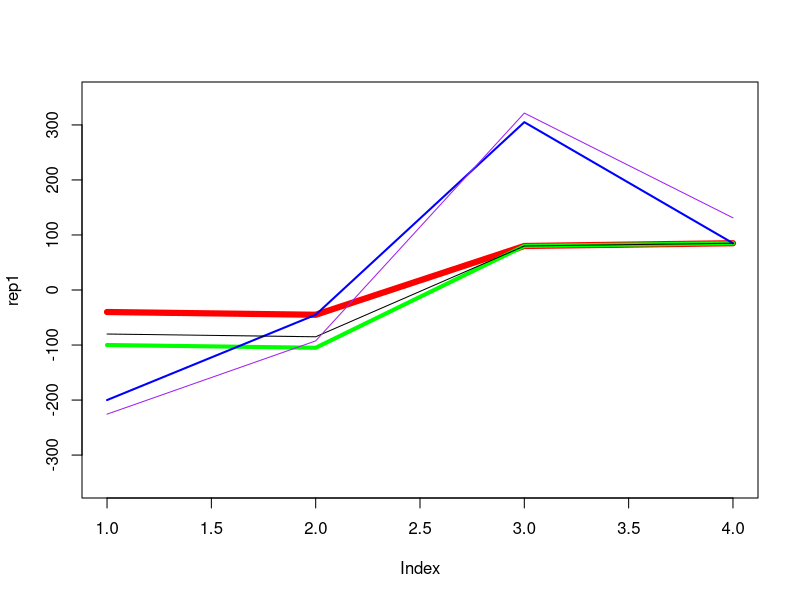
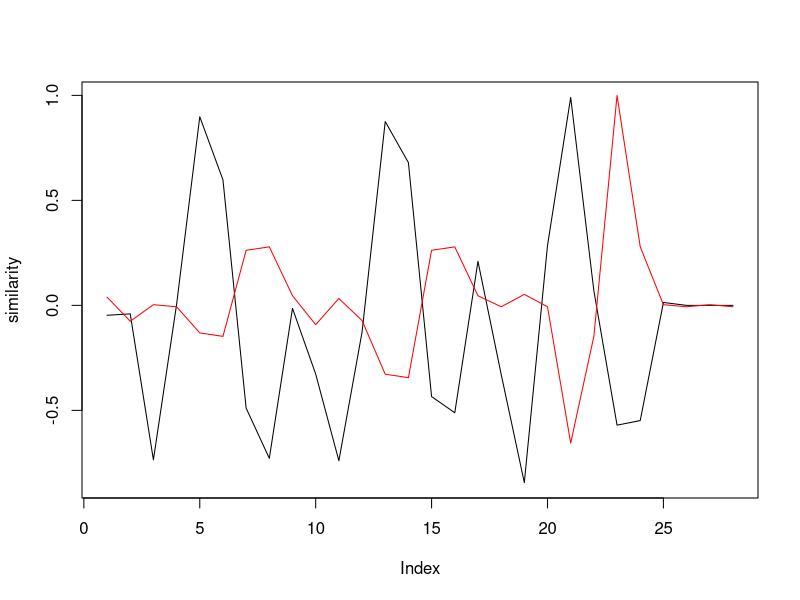

Generate these figures, in order, with R:
      #31201
      
      arm <- c(12,-23,1,-2,-40,-45,80,85,14,-28,10,-22,-100,-105,80,85,14,-2, 16,-2,-200,-45,305,85,1,-2,1,-2)
      
      #1 [-40,-45,80,85]
      #2 [-100,-105,80,85]
      #3 [-200,-45,305,85]
      rep1 <- c(-40,-45,80,85)
      rep2 <- c(-100,-105,80,85)
      rep3 <- c(-200,-45,305,85)
      
      repMat <- rep1 %*% t(rep1) + rep2 %*% t(rep2) + rep3 %*% t(rep3);
      mean1 <- (rep1+rep2+rep2)/3
      
      eigs <- eigen(repMat)
      
      plot(rep1, ylim=c(-350, 350), col="red", lwd=6, type="l")
      lines(rep2, col="green", lwd=4)
      lines(rep3, col="blue", lwd=2)
      lines(mean1)
      lines(eigs$vectors[,1]*sqrt(eigs$values[1]), col="purple", lwd=1)
      
      eigs$vectors[,1] %*% rep1
      
      similarity <- rep(0,length(arm))
      for (idx in seq(1,length(arm)-3))
      {
        patch <- arm[idx + seq(0,3)]
        patch <- patch / sqrt(sum(patch ^ 2))
        similarity[idx] <- (eigs$vectors[,1] %*% patch)
      }
      
      plot(similarity, type="l")
      lines(arm/max(arm), col="red")